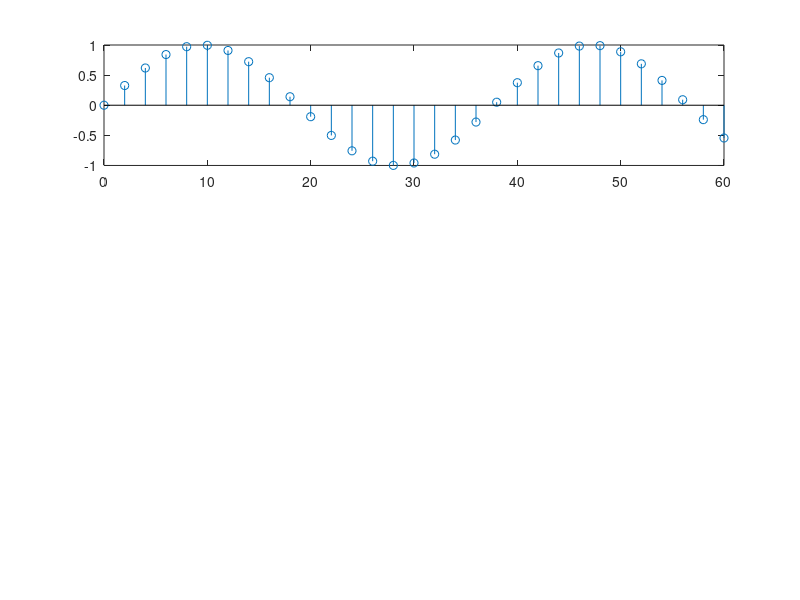

Source code (MATLAB): (Note: this script raises an error after producing the figure.)
% Plot of a discrete-time signal formed by computing the values of the function sin(t/6) at points which are uniformly spaced at intervals of size 2.
n = 0:2:60;
y = sin(n/6);
subplot(3,1,1)
stem(n,y)
title('Plot of a discrete-time signal formed by computing the values of the function sin(t/6) at points which are uniformly spaced at intervals of size 2', 'Ayham Ratrout (arr90) and Kelsey Bare (khb35)');

% Plot of a continuous-time signal formed by computing the values of the function sin(t/6) at points which are uniformly spaced at intervals of size 2.
n1 = 0:2:60;
z = sin(n1/6);
subplot(3,1,2)
plot(n1,z)
title('Plot of a continuous-time signal formed by computing the values of the function sin(t/6) at points which are uniformly spaced at intervals of size 2', 'Ayham Ratrout (arr90) and Kelsey Bare (khb35)');


% Plot of a continuous-time signal formed by computing the values of the function sin(t/6) at points which are uniformly spaced at intervals of size 10.
n2 = 0:10:60;
w = sin(n2/6);
subplot(3,1,3)
plot(n2,w)
title('Plot of a continuous-time signal formed by computing the values of the function sin(t/6) at points which are uniformly spaced at intervals of size 10', 'Ayham Ratrout (arr90) and Kelsey Bare (khb35)');